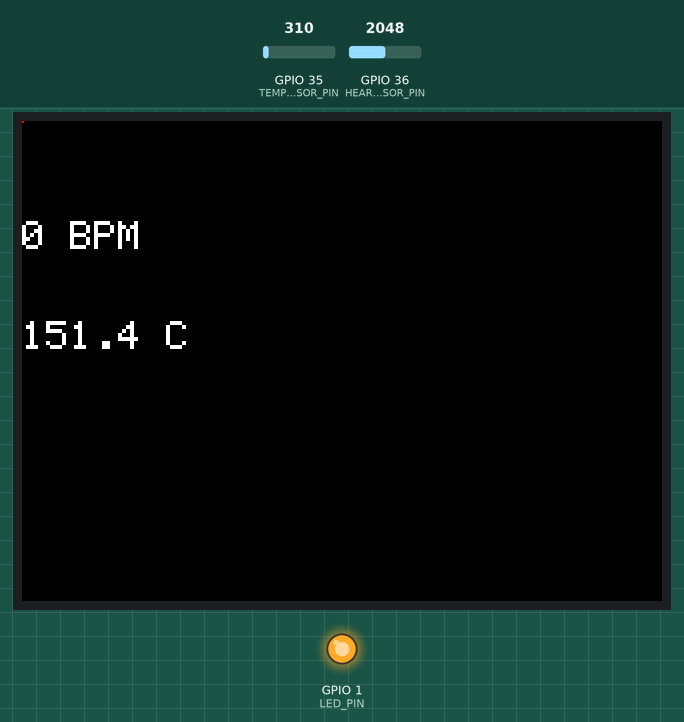
Simulated run of this sketch. Board: ESP32. Shown: 320×240 colour display, output pins drawn as LEDs (lit = HIGH). Inputs (shaded band) come from the test bench; at power-on: GPIO 36 (HEARTBEAT_SENSOR_PIN) = 2048, GPIO 35 (TEMP_SENSOR_PIN) = 310. What the sketch prints to the serial monitor is not drawn.

Above: at 1.4 s.
1.5 s: GPIO 36 (HEARTBEAT_SENSOR_PIN) set to 577
3.2 s: GPIO 36 (HEARTBEAT_SENSOR_PIN) set to 503
At 3.47 s:
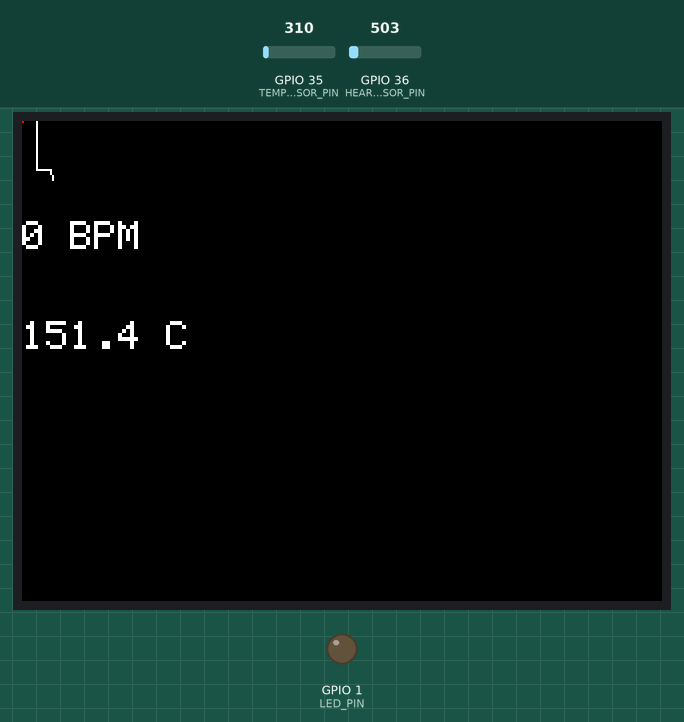
5.5 s: GPIO 35 (TEMP_SENSOR_PIN) set to 372
At 5.78 s:
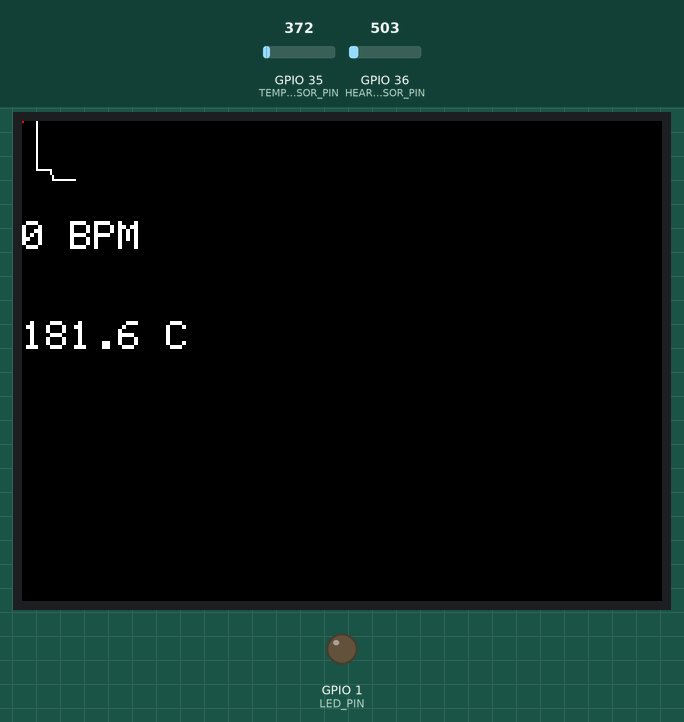
7.1 s: GPIO 36 (HEARTBEAT_SENSOR_PIN) set to 87
8.6 s: GPIO 35 (TEMP_SENSOR_PIN) set to 434
At 8.9 s:
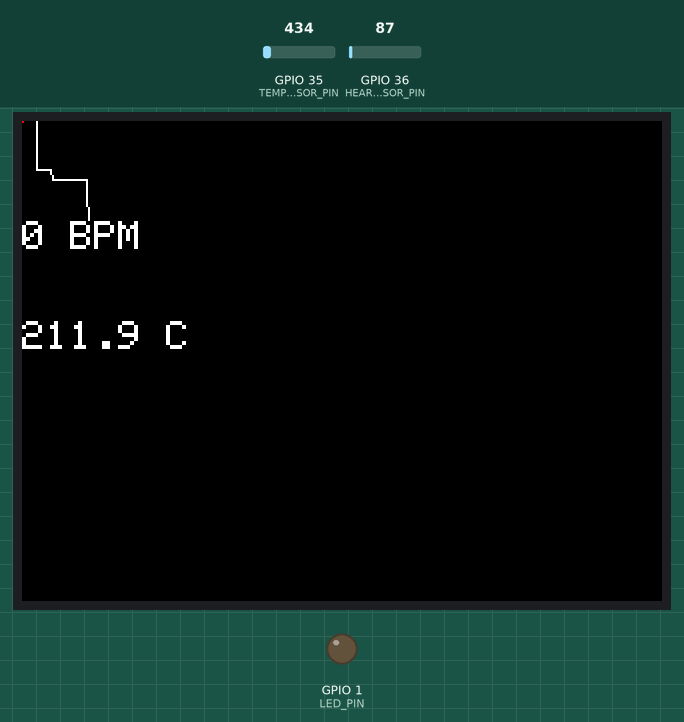
10.1 s: GPIO 35 (TEMP_SENSOR_PIN) set to 527
At 11.6 s:
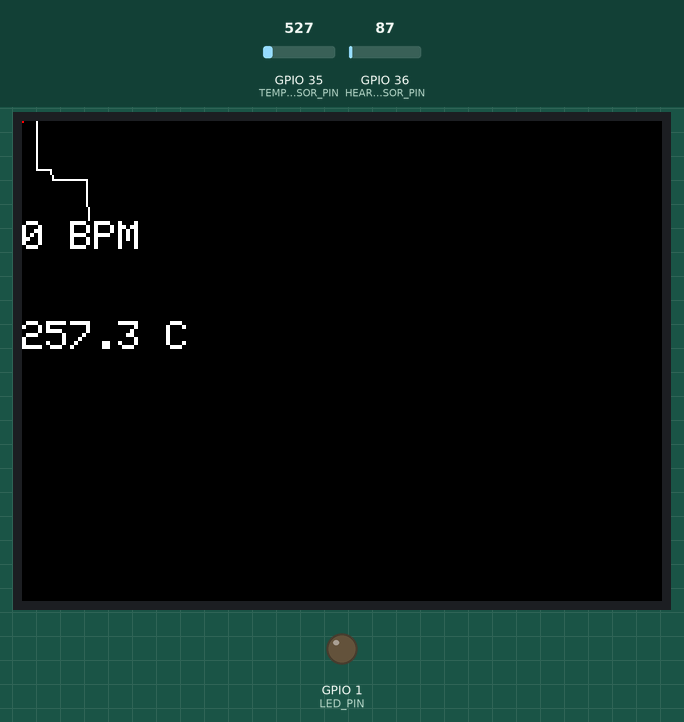
Timing chart, 0 to 12.7 s (numbered marks = the images above; inputs shaded):
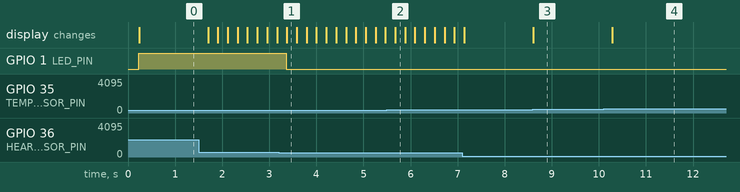

The sketch:

wioMonitor_copy.ino
```cpp
#include <TFT_eSPI.h> // Librería para la pantalla de la Wio Terminal

#define HEARTBEAT_SENSOR_PIN A0 // Pin analógico para el sensor de ritmo cardíaco
#define TEMP_SENSOR_PIN A7      // Pin analógico para el sensor de temperatura
#define LED_PIN 1               // Pin digital para el LED

TFT_eSPI tft = TFT_eSPI(); // Inicialización de la pantalla

// Variables para el gráfico del ritmo cardíaco
int x = 0;
int lastx = 0;
int lasty = 0;

// Variables para el cálculo de BPM
int LastTime = 0;
bool BPMTiming = false;
bool BeatComplete = false;
int BPM = 0;

// Umbrales para detección de latidos
#define UpperThreshold 524
#define LowerThreshold 500

// Variables para el gráfico de temperatura
int tempX = 0;
int lastTempX = 0;
int lastTempY = 0;

// Variable para almacenar la temperatura
float tempC = 0.0;

void setup() {
  pinMode(LED_PIN, OUTPUT); // Configurar el pin del LED como salida
  tft.begin();
  tft.setRotation(3); // Ajustar la orientación de la pantalla
  tft.fillScreen(TFT_BLACK);
  tft.setTextSize(2);
  tft.setTextColor(TFT_WHITE, TFT_BLACK);

  Serial.begin(9600); // Configurar el puerto serial para depuración
}

void loop() {
  // --- Gráfico de ritmo cardíaco ---
  if (x > 127) {
    tft.fillScreen(TFT_BLACK);
    x = 0;
    lastx = x;
  }

  int value = analogRead(HEARTBEAT_SENSOR_PIN);
  int y = 60 - (value / 16);

  // Dibujar línea en la pantalla para el ritmo cardíaco
  tft.drawLine(lastx, lasty, x, y, TFT_WHITE);
  lasty = y;
  lastx = x;

  // Calcular BPM
  if (value > UpperThreshold) {
    digitalWrite(LED_PIN, HIGH); // Encender el LED cuando se detecta un latido
    if (BeatComplete) {
      BPM = millis() - LastTime;
      BPM = int(60 / (float(BPM) / 1000));
      BPMTiming = false;
      BeatComplete = false;
    }
    if (BPMTiming == false) {
      LastTime = millis();
      BPMTiming = true;
    }
  } else {
    digitalWrite(LED_PIN, LOW); // Apagar el LED si no hay latido
  }

  if ((value < LowerThreshold) && BPMTiming) {
    BeatComplete = true;
  }

  // Mostrar BPM en la pantalla
  tft.fillRect(0, 50, 128, 16, TFT_BLACK);
  tft.setCursor(0, 50);
  tft.print(BPM);
  tft.print(" BPM");

  x++;

  // --- Gráfico de temperatura ---
  if (tempX > 127) {
    tft.fillRect(0, 120, 128, 60, TFT_BLACK); // Limpiar área del gráfico de temperatura
    tempX = 0;
    lastTempX = tempX;
  }

  // Leer valor actual del sensor de temperatura
  int tempValue = analogRead(TEMP_SENSOR_PIN);

  // Calcular la temperatura en grados Celsius usando la fórmula para el LM35
  tempC = (5.0 * tempValue * 100.0) / 1024.0;

  // Convertir la temperatura en coordenadas para el gráfico
  int tempY = 180 - (int(tempC) * 2); // Escalar la temperatura para el gráfico

  // Dibujar línea en la pantalla para la temperatura
  tft.drawLine(lastTempX, lastTempY, tempX, tempY, TFT_RED);
  lastTempY = tempY;
  lastTempX = tempX;

  // Mostrar temperatura en la pantalla
  tft.fillRect(0, 100, 128, 16, TFT_BLACK);
  tft.setCursor(0, 100);
  tft.print(tempC, 1);
  tft.print(" C");

  // Enviar temperatura al puerto serial
  Serial.print("Temperatura: ");
  Serial.print(tempC);
  Serial.println(" C");

  tempX++;
  delay(200); // Frecuencia de muestreo: 20 Hz
}
```

Measured:
- the behaviour switches between 525 and 524 on GPIO 36 (HEARTBEAT_SENSOR_PIN) (found by bisection; images 0 and 1)
- after the input at 3.2 s, GPIO 1 (LED_PIN): HIGH → LOW after 0.17 s
- after the input at 8.6 s, the display: changes at once (image 3)
- after the input at 10.1 s, the display: changes after 0.18 s (image 4)
